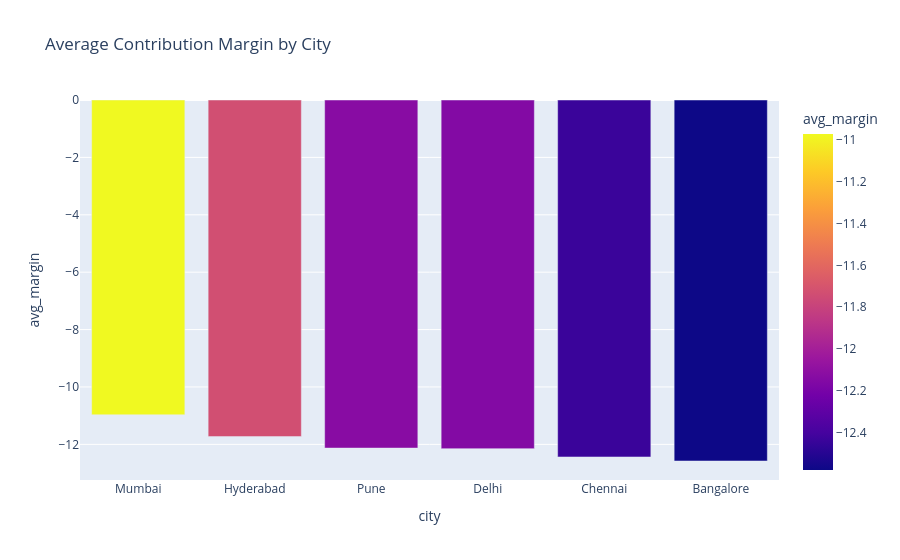

The cell this chart's notebook holds for it:
### Code cell
import plotly.express as px

fig = px.bar(
    city_analysis,
    x="city",
    y="avg_margin",
    color="avg_margin",
    title="Average Contribution Margin by City"
)

fig.show()

### Figure 1 — Plotly figure (JSON) as saved in the notebook; plotly's stock layout.template omitted (floating-point values rounded to 4 significant figures)
{"data": [{"hovertemplate": "city=%{x}<br>avg_margin=%{marker.color}<extra></extra>", "legendgroup": "", "marker": {"color": [-10.97, -11.73, -12.13, -12.15, -12.44, -12.58], "coloraxis": "coloraxis", "pattern": {"shape": ""}}, "name": "", "orientation": "v", "showlegend": false, "textposition": "auto", "type": "bar", "x": ["Mumbai", "Hyderabad", "Pune", "Delhi", "Chennai", "Bangalore"], "xaxis": "x", "y": [-10.97, -11.73, -12.13, -12.15, -12.44, -12.58], "yaxis": "y"}], "layout": {"barmode": "relative", "coloraxis": {"colorbar": {"title": {"text": "avg_margin"}}, "colorscale": [[0, "#0d0887"], [0.1111, "#46039f"], [0.2222, "#7201a8"], [0.3333, "#9c179e"], [0.4444, "#bd3786"], [0.5556, "#d8576b"], [0.6667, "#ed7953"], [0.7778, "#fb9f3a"], [0.8889, "#fdca26"], [1, "#f0f921"]]}, "legend": {"tracegroupgap": 0}, "title": {"text": "Average Contribution Margin by City"}, "xaxis": {"anchor": "y", "domain": [0, 1], "title": {"text": "city"}}, "yaxis": {"anchor": "x", "domain": [0, 1], "title": {"text": "avg_margin"}}}}
